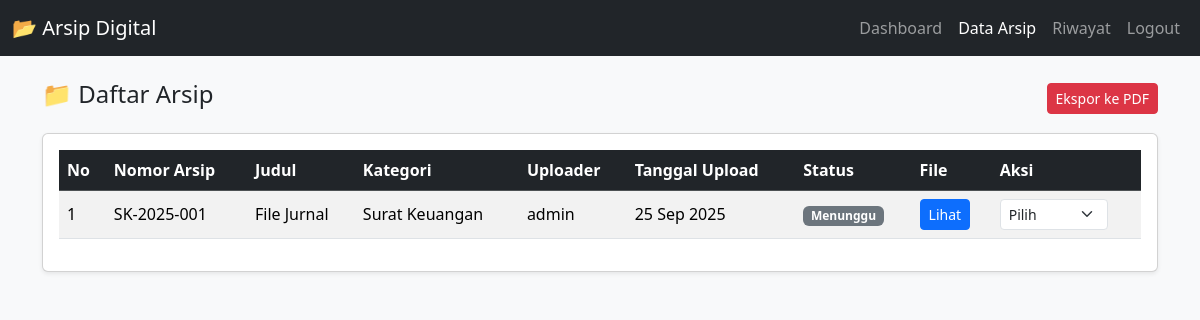
Page /admin/laporan.php (signed in) on the committed database.
### tables this page shows
CREATE TABLE `arsip` (
  `arsip_id` int(11) NOT NULL AUTO_INCREMENT,
  `nomor_arsip` varchar(50) DEFAULT NULL,
  `judul` varchar(150) NOT NULL,
  `deskripsi` text DEFAULT NULL,
  `kategori_id` int(11) DEFAULT NULL,
  `nama_file` varchar(255) NOT NULL,
  `ukuran_file` bigint(20) DEFAULT NULL,
  `ekstensi` varchar(10) DEFAULT NULL,
  `tanggal_upload` timestamp NOT NULL DEFAULT current_timestamp(),
  `status_arsip` enum('baru','diperiksa','disetujui','ditolak') DEFAULT 'baru',
  `uploaded_by` int(11) DEFAULT NULL,
  PRIMARY KEY (`arsip_id`),
  UNIQUE KEY `nomor_arsip` (`nomor_arsip`),
  KEY `kategori_id` (`kategori_id`),
  KEY `uploaded_by` (`uploaded_by`),
  CONSTRAINT `arsip_ibfk_1` FOREIGN KEY (`kategori_id`) REFERENCES `kategori` (`kategori_id`) ON DELETE SET NULL ON UPDATE CASCADE,
  CONSTRAINT `arsip_ibfk_2` FOREIGN KEY (`uploaded_by`) REFERENCES `users` (`user_id`) ON DELETE SET NULL ON UPDATE CASCADE
);

CREATE TABLE `kategori` (
  `kategori_id` int(11) NOT NULL AUTO_INCREMENT,
  `nama_kategori` varchar(100) NOT NULL,
  `deskripsi` text DEFAULT NULL,
  `created_at` timestamp NOT NULL DEFAULT current_timestamp(),
  PRIMARY KEY (`kategori_id`)
);

CREATE TABLE `users` (
  `user_id` int(11) NOT NULL AUTO_INCREMENT,
  `username` varchar(50) NOT NULL,
  `password` varchar(255) NOT NULL,
  `nama_lengkap` varchar(100) DEFAULT NULL,
  `email` varchar(100) DEFAULT NULL,
  `role` enum('admin','staff','pimpinan') NOT NULL,
  `created_at` timestamp NOT NULL DEFAULT current_timestamp(),
  PRIMARY KEY (`user_id`),
  UNIQUE KEY `username` (`username`)
);

### admin/laporan.php (the view, shortened to what this page needs)
<?php
include '../config/koneksi.php';
$query = "
SELECT a.*, k.nama_kategori, u.username AS uploader_nama
FROM arsip a
LEFT JOIN kategori k ON a.kategori_id = k.kategori_id
LEFT JOIN users u ON a.uploaded_by = u.user_id  -- ubah ke u.id atau u.username jika perlu
ORDER BY a.tanggal_upload DESC";
$result = mysqli_query($koneksi, $query) or die(mysqli_error($koneksi));
?>
<!DOCTYPE html>
<html lang="id">
<head>
    <link rel="stylesheet" href="https://cdn.jsdelivr.net/npm/bootstrap@5.3.2/dist/css/bootstrap.min.css">
</head>
<body class="bg-light">
<nav class="navbar navbar-expand-lg navbar-dark bg-dark">
  <div class="container-fluid">
    <a class="navbar-brand" href="dashboard_admin.php">📂 Arsip Digital</a>
    <div class="collapse navbar-collapse" id="navbarNav">
      <ul class="navbar-nav ms-auto">
        <li class="nav-item"><a class="nav-link" href="dashboard.php">Dashboard</a></li>
        <li class="nav-item"><a class="nav-link active" href="laporan.php">Data Arsip</a></li>
        <li class="nav-item"><a class="nav-link" href="log_akses_admin.php">Riwayat</a></li>
        <li class="nav-item"><a class="nav-link" href="../auth/logout.php">Logout</a></li>
      </ul>
    </div>
  </div>
</nav>
<div class="container mt-4">
    <div class="d-flex justify-content-between align-items-center mb-3">
        <h4>📁 Daftar Arsip</h4>
        <a href="export_arsip_pdf.php" class="btn btn-danger btn-sm">Ekspor ke PDF</a>
    </div>
    <div class="card shadow-sm">
        <div class="card-body">
            <?php if (mysqli_num_rows($result) > 0): ?>
            <div class="table-responsive">
                <table class="table table-striped table-hover align-middle">
                    <thead class="table-dark">
                        <tr>
                            <th>No</th>
                            <th>Nomor Arsip</th>
                            <th>Judul</th>
                            <th>Kategori</th>
                            <th>Uploader</th>
                            <th>Tanggal Upload</th>
                            <th>Status</th>
                            <th>File</th>
                            <th>Aksi</th>
                        </tr>
                    </thead>
                    <tbody>
                        <?php
                        $no = 1;
                        while ($row = mysqli_fetch_assoc($result)):
                        ?>
                        <tr>
                            <td><?= $no++; ?></td>
                            <td><?= htmlspecialchars($row['nomor_arsip']); ?></td>
                            <td><?= htmlspecialchars($row['judul']); ?></td>
                            <td><?= htmlspecialchars($row['nama_kategori'] ?? '-'); ?></td>
                            <td><?= htmlspecialchars($row['uploader_nama'] ?? '-'); ?></td>
                            <td><?= date('d M Y', strtotime($row['tanggal_upload'])); ?></td>
                            <td>
                                <?php if ($row['status_arsip'] == 'disetujui'): ?>
                                    <span class="badge bg-success">Disetujui</span>
                                <?php elseif ($row['status_arsip'] == 'ditolak'): ?>
                                    <span class="badge bg-danger">Ditolak</span>
                                <?php elseif ($row['status_arsip'] == 'diperiksa'): ?>
                                    <span class="badge bg-warning text-dark">Diperiksa</span>
                                <?php else: ?>
                                    <span class="badge bg-secondary">Menunggu</span>
                                <?php endif; ?>
                            </td>
                            <td>
                                <a href="../uploads/<?= htmlspecialchars($row['nama_file']); ?>" class="btn btn-sm btn-primary" target="_blank">Lihat</a>
                            </td>
                            <td>
                                <form method="POST" style="display:inline;">
                                    <select name="status_arsip" class="form-select form-select-sm d-inline w-auto" onchange="this.form.submit()">
                                        <option value="">Pilih</option>
                                    </select>
                                </form>
                            </td>
                        </tr>
                        <?php endwhile; ?>
                    </tbody>
                </table>
            </div>
            <?php else: ?>
                <div class="alert alert-warning text-center">Belum ada arsip yang diunggah.</div>
            <?php endif; ?>
        </div>
    </div>
</div>
</body>
</html>

### rows in the picture
arsip: nomor_arsip "SK-2025-001", judul "File Jurnal", kategori.nama_kategori "Surat Keuangan", uploaded_by.username "admin", tanggal_upload "25 Sep 2025", status_arsip "Menunggu"
